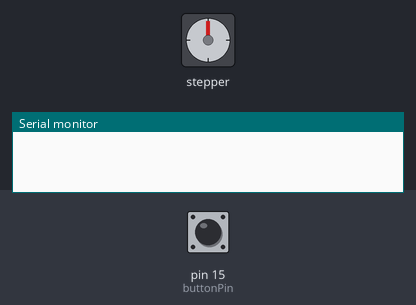
A sketch run on a simulated Arduino Uno, built with avr-gcc and run on an emulated ATmega328P. On the bench: stepper motor, the last lines printed to the serial monitor. The test bench sets the inputs (shaded band); at power-on: pin 15 (buttonPin) HIGH. Stepper angles assume 2048 steps per turn.

Above: at 1.2 s.
1.3 s: pin 15 (buttonPin) pulled LOW for 0.15 s
At 17.4 s:
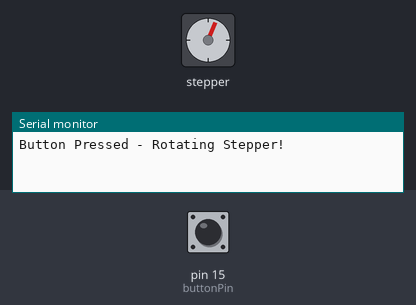
Timing chart, 0 to 17.6 s (numbered marks = the images above; inputs shaded):
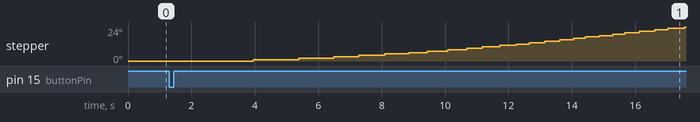

The sketch:

stepper_motor.ino
```cpp
#include <AccelStepper.h>

// Initialize the stepper motor with the 4 pins
AccelStepper stepper(4, 11, 12, 13, 14);

const int buttonPin = 15; // Button connected to GPIO 33
bool lastButtonState = LOW;

void setup() {
  Serial.begin(9600);

  pinMode(buttonPin, INPUT_PULLUP); // Set button as input
  stepper.setMaxSpeed(1000); // Set motor speed
  stepper.setSpeed(200);
}

void loop() {
  // Read button press
  bool buttonState = digitalRead(buttonPin) == LOW;

  if (buttonState && !lastButtonState) {
    // Button Pressed
    Serial.println("Button Pressed - Rotating Stepper!");
    stepper.moveTo(200); // Rotate motor by 200 steps
  }

  lastButtonState = buttonState;

  stepper.run();
}
```
